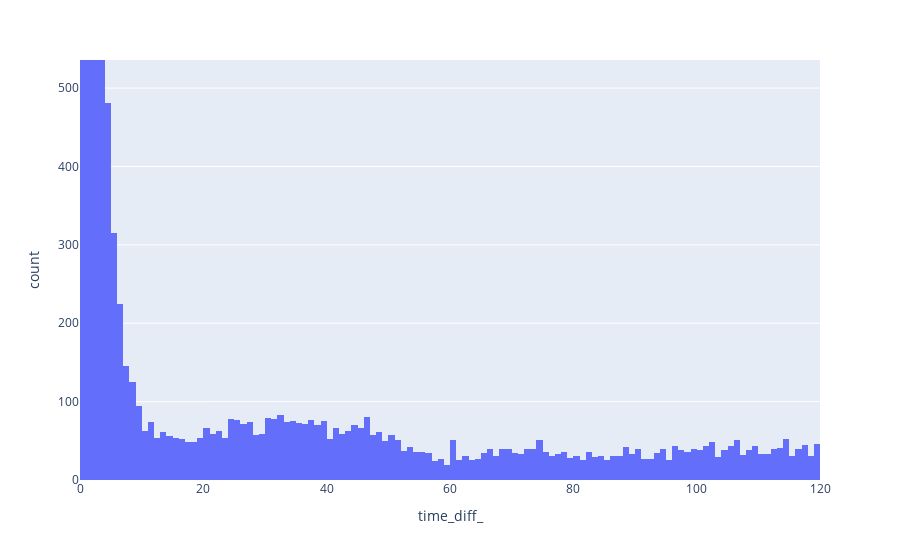

The cell this chart's notebook holds for it:
### Code cell
import plotly.express as px
tmp['time_diff_'] = tmp['time_diff']/60

tmp_ = tmp[tmp['time_diff_'] > 5/60]
tmp_ = tmp_[tmp_['time_diff_'] < 120]
px.histogram(tmp_, x='time_diff_')

### Figure 1 — Plotly figure (JSON) as saved in the notebook; plotly's stock layout.template omitted (floating-point values rounded to 4 significant figures; data arrays with more than 128 entries replaced by an {"elided": "..."} marker saying what was removed)
{"data": [{"alignmentgroup": "True", "bingroup": "x", "hovertemplate": "time_diff_=%{x}<br>count=%{y}<extra></extra>", "legendgroup": "", "marker": {"color": "#636efa", "pattern": {"shape": ""}}, "name": "", "offsetgroup": "", "orientation": "v", "showlegend": false, "type": "histogram", "x": {"elided": "36970 float values"}, "xaxis": "x", "yaxis": "y"}], "layout": {"autosize": true, "barmode": "relative", "legend": {"tracegroupgap": 0}, "margin": {"t": 60}, "xaxis": {"anchor": "y", "autorange": true, "domain": [0, 1], "range": [0, 120], "title": {"text": "time_diff_"}, "type": "linear"}, "yaxis": {"anchor": "x", "autorange": false, "domain": [0, 1], "range": [0, 535.8], "title": {"text": "count"}}}}
